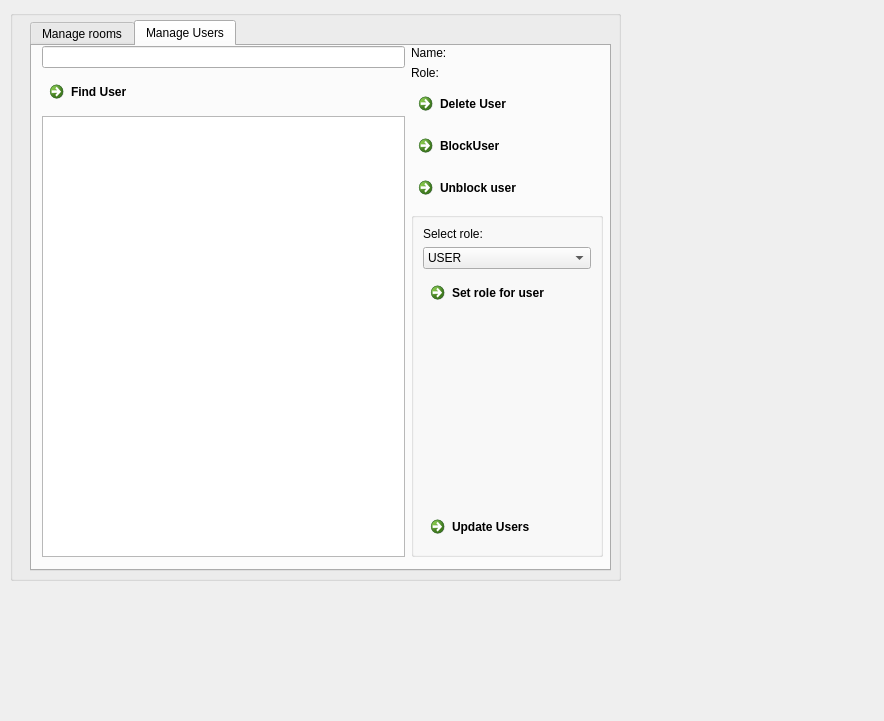
<?xml version="1.0" encoding="UTF-8"?>
<ui version="4.0">
 <class>Formadmin</class>
 <widget class="QWidget" name="Formadmin">
  <property name="geometry">
   <rect>
    <x>0</x>
    <y>0</y>
    <width>884</width>
    <height>721</height>
   </rect>
  </property>
  <property name="windowTitle">
   <string>Form</string>
  </property>
  <widget class="QGroupBox" name="gb_users_general">
   <property name="geometry">
    <rect>
     <x>10</x>
     <y>10</y>
     <width>611</width>
     <height>571</height>
    </rect>
   </property>
   <property name="title">
    <string/>
   </property>
   <widget class="QTabWidget" name="tw_adminpanel">
    <property name="enabled">
     <bool>true</bool>
    </property>
    <property name="geometry">
     <rect>
      <x>20</x>
      <y>10</y>
      <width>581</width>
      <height>551</height>
     </rect>
    </property>
    <property name="currentIndex">
     <number>1</number>
    </property>
    <widget class="QWidget" name="tab_rooms">
     <attribute name="title">
      <string>Manage rooms</string>
     </attribute>
     <widget class="QGroupBox" name="gb_rooms_general">
      <property name="geometry">
       <rect>
        <x>10</x>
        <y>10</y>
        <width>561</width>
        <height>491</height>
       </rect>
      </property>
      <property name="title">
       <string/>
      </property>
      <widget class="QWidget" name="horizontalLayoutWidget_3">
       <property name="geometry">
        <rect>
         <x>10</x>
         <y>10</y>
         <width>551</width>
         <height>471</height>
        </rect>
       </property>
       <layout class="QHBoxLayout" name="horizontalLayout_3">
        <item>
         <layout class="QVBoxLayout" name="verticalLayout_5">
          <item>
           <layout class="QHBoxLayout" name="horizontalLayout_2">
            <item>
             <widget class="QLabel" name="ig_4">
              <property name="text">
               <string>Room:</string>
              </property>
             </widget>
            </item>
            <item>
             <widget class="QLabel" name="lbl_rooms_roomname">
              <property name="text">
               <string>Press on roomlist to select room</string>
              </property>
             </widget>
            </item>
           </layout>
          </item>
          <item>
           <widget class="QCommandLinkButton" name="pb_rooms_delete_room">
            <property name="text">
             <string>DeleteRoom</string>
            </property>
            <property name="icon">
             <iconset theme="application-exit"/>
            </property>
           </widget>
          </item>
          <item>
           <widget class="QLineEdit" name="le_rooms_addroom"/>
          </item>
          <item>
           <widget class="QCommandLinkButton" name="pb_rooms_createroom">
            <property name="text">
             <string>Create room</string>
            </property>
           </widget>
          </item>
          <item>
           <spacer name="verticalSpacer_2">
            <property name="orientation">
             <enum>Qt::Orientation::Vertical</enum>
            </property>
            <property name="sizeHint" stdset="0">
             <size>
              <width>20</width>
              <height>40</height>
             </size>
            </property>
           </spacer>
          </item>
         </layout>
        </item>
        <item>
         <layout class="QVBoxLayout" name="verticalLayout_6">
          <item>
           <widget class="QLabel" name="ig_5">
            <property name="text">
             <string>Roomlist</string>
            </property>
           </widget>
          </item>
          <item>
           <widget class="QListWidget" name="lw_rooms_roomlist"/>
          </item>
         </layout>
        </item>
       </layout>
      </widget>
     </widget>
    </widget>
    <widget class="QWidget" name="tab">
     <attribute name="title">
      <string>Manage Users</string>
     </attribute>
     <widget class="QWidget" name="horizontalLayoutWidget">
      <property name="geometry">
       <rect>
        <x>10</x>
        <y>0</y>
        <width>561</width>
        <height>511</height>
       </rect>
      </property>
      <layout class="QHBoxLayout" name="horizontalLayout" stretch="1,0">
       <item>
        <layout class="QVBoxLayout" name="verticalLayout">
         <item>
          <widget class="QLineEdit" name="le_users_startname"/>
         </item>
         <item>
          <layout class="QHBoxLayout" name="horizontalLayout_4">
           <item>
            <widget class="QCommandLinkButton" name="pb_users_finduser">
             <property name="focusPolicy">
              <enum>Qt::FocusPolicy::StrongFocus</enum>
             </property>
             <property name="contextMenuPolicy">
              <enum>Qt::ContextMenuPolicy::DefaultContextMenu</enum>
             </property>
             <property name="layoutDirection">
              <enum>Qt::LayoutDirection::RightToLeft</enum>
             </property>
             <property name="text">
              <string>Find User</string>
             </property>
             <property name="icon">
              <iconset theme="edit-find"/>
             </property>
            </widget>
           </item>
          </layout>
         </item>
         <item>
          <widget class="QListView" name="lv_users_usertable"/>
         </item>
        </layout>
       </item>
       <item>
        <layout class="QVBoxLayout" name="verticalLayout_2">
         <item>
          <layout class="QFormLayout" name="formLayout">
           <item row="0" column="0">
            <widget class="QLabel" name="ig_2">
             <property name="text">
              <string>Name:</string>
             </property>
            </widget>
           </item>
           <item row="1" column="0">
            <widget class="QLabel" name="ig_3">
             <property name="text">
              <string>Role:</string>
             </property>
            </widget>
           </item>
           <item row="0" column="1">
            <widget class="QLabel" name="lbl_users_usertinfoname">
             <property name="text">
              <string/>
             </property>
            </widget>
           </item>
           <item row="1" column="1">
            <widget class="QLabel" name="lbl_users_usertinforole">
             <property name="text">
              <string/>
             </property>
            </widget>
           </item>
          </layout>
         </item>
         <item>
          <layout class="QVBoxLayout" name="verticalLayout_3">
           <item>
            <widget class="QCommandLinkButton" name="pb_users_deleteuser">
             <property name="text">
              <string>Delete User</string>
             </property>
             <property name="icon">
              <iconset theme="QIcon::ThemeIcon::EditDelete"/>
             </property>
            </widget>
           </item>
           <item>
            <widget class="QCommandLinkButton" name="pb_users_blockuser">
             <property name="text">
              <string>BlockUser</string>
             </property>
             <property name="icon">
              <iconset theme="QIcon::ThemeIcon::ApplicationExit"/>
             </property>
            </widget>
           </item>
           <item>
            <widget class="QCommandLinkButton" name="pb_users_unblockuser">
             <property name="text">
              <string>Unblock user</string>
             </property>
             <property name="icon">
              <iconset theme="QIcon::ThemeIcon::AddressBookNew"/>
             </property>
            </widget>
           </item>
           <item>
            <widget class="QGroupBox" name="gb_users_role">
             <property name="title">
              <string/>
             </property>
             <layout class="QVBoxLayout" name="verticalLayout_4">
              <item>
               <widget class="QLabel" name="label">
                <property name="text">
                 <string>Select role:</string>
                </property>
               </widget>
              </item>
              <item>
               <widget class="QComboBox" name="comboBox">
                <item>
                 <property name="text">
                  <string>USER</string>
                 </property>
                </item>
                <item>
                 <property name="text">
                  <string>SUPERUSER</string>
                 </property>
                </item>
                <item>
                 <property name="text">
                  <string>ADMINISTRATOR</string>
                 </property>
                </item>
               </widget>
              </item>
              <item>
               <widget class="QCommandLinkButton" name="pb_users_set_role">
                <property name="text">
                 <string>Set role for user</string>
                </property>
               </widget>
              </item>
              <item>
               <spacer name="verticalSpacer">
                <property name="orientation">
                 <enum>Qt::Orientation::Vertical</enum>
                </property>
                <property name="sizeHint" stdset="0">
                 <size>
                  <width>20</width>
                  <height>40</height>
                 </size>
                </property>
               </spacer>
              </item>
              <item>
               <widget class="QCommandLinkButton" name="pb_users_updateusers">
                <property name="text">
                 <string>Update Users</string>
                </property>
                <property name="icon">
                 <iconset theme="emblem-synchronized"/>
                </property>
               </widget>
              </item>
             </layout>
            </widget>
           </item>
          </layout>
         </item>
        </layout>
       </item>
      </layout>
     </widget>
    </widget>
   </widget>
  </widget>
 </widget>
 <resources/>
 <connections/>
</ui>
